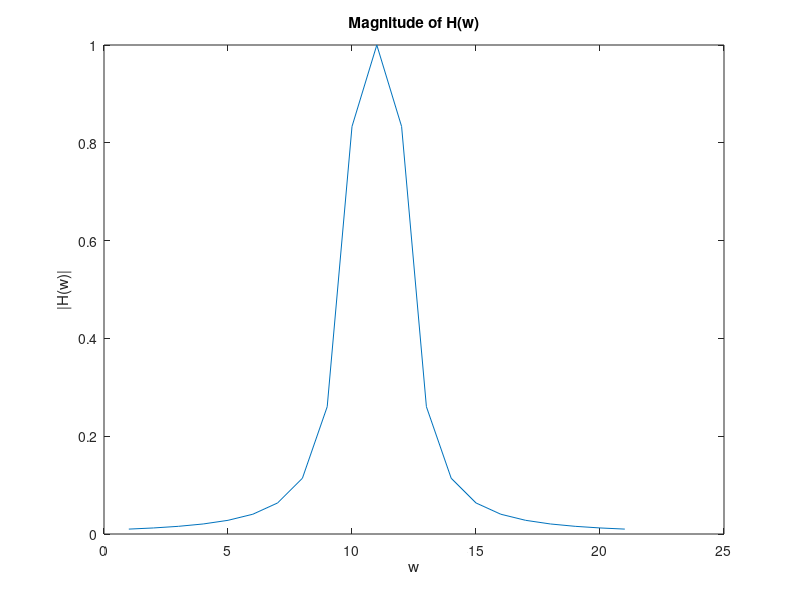
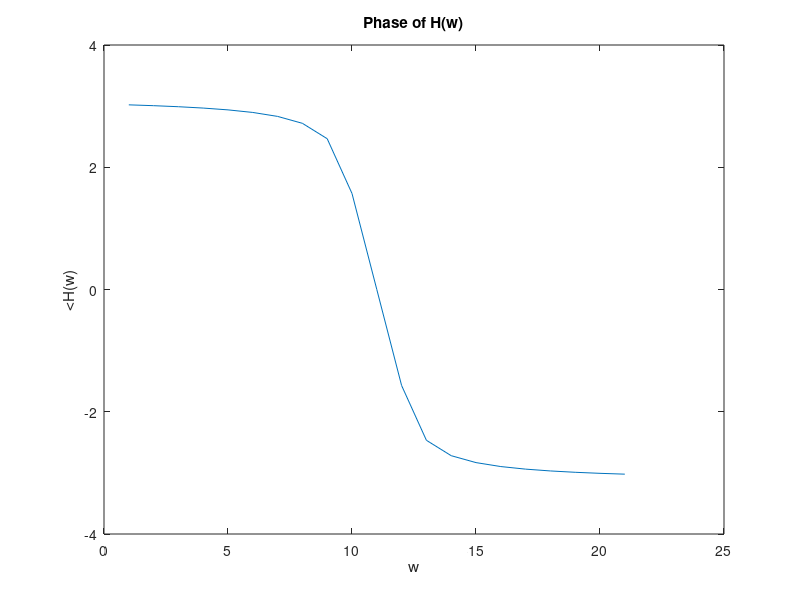

Write MATLAB code to recreate these figures, in order.
clc

% clean all
% close all

% H(w) = 1.25 * 0.8 / [(jw + 0.6) ^2 + 0.8 ^2]
% j = 1i in matlab

w = (-10:10);

H = 1 ./ ((1i .* w + 0.6) .^ 2 + 0.64);

Hmag = 1 ./ (1 + w .^2);

hmag = abs(H);

% Hphase = 

hphase = angle(H);

% subplot(2, 1, 1)
figure(1)

plot(hmag)
title("Magnitude of H(w)")
xlabel('w')
ylabel('|H(w)|')

figure(2)

plot(hphase)
title("Phase of H(w)")
xlabel('w')
ylabel('<H(w)')

